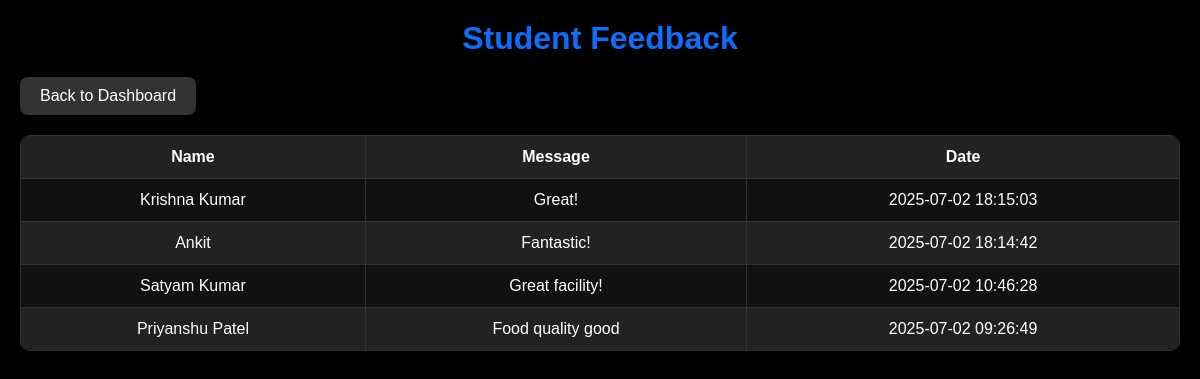
Screenshot of /view_feedback.php (signed in) with the database file from the repository.
### tables this page shows
CREATE TABLE `feedback` (
  `id` int(11) NOT NULL,
  `name` varchar(100) DEFAULT NULL,
  `message` text DEFAULT NULL,
  `date` timestamp NOT NULL DEFAULT current_timestamp()
);

### view_feedback.php (the view, shortened to what this page needs)
<?php
require_once "db.php";
$stmt = $conn->query("SELECT * FROM feedback ORDER BY date DESC");
$rows = $stmt->fetchAll(PDO::FETCH_ASSOC);
?>
<!DOCTYPE html>
<html lang="en">
<head>
</head>
<body>
  <h1>Student Feedback</h1>
  <a href="dashboard.php" class="btn">Back to Dashboard</a>
  <table>
    <thead>
      <tr>
        <th>Name</th>
        <th>Message</th>
        <th>Date</th>
      </tr>
    </thead>
    <tbody>
      <?php foreach ($rows as $row) { ?>
        <tr>
          <td data-label="Name"><?= htmlspecialchars($row["name"]) ?></td>
          <td data-label="Message"><?= htmlspecialchars($row["message"]) ?></td>
          <td data-label="Date"><?= $row["date"] ?></td>
        </tr>
      <?php } ?>
    </tbody>
  </table>
</body>
</html>

### view_feedback.php (style rules this page uses)
* { margin: 0; padding: 0; box-sizing: border-box; }
body { font-family: Arial, sans-serif; background-color: #000; color: #fff; padding: 20px; }
h1 { text-align: center; margin-bottom: 20px; color: #0d6efd; }
.btn { display: inline-block; padding: 10px 20px; background: #333; color: #fff; text-decoration: none; border-radius: 8px; margin-bottom: 20px; transition: background 0.3s ease; }
table { width: 100%; border-collapse: collapse; background-color: #111; border-radius: 10px; overflow: hidden; }
th, td { padding: 12px 15px; border: 1px solid #333; text-align: center; }
th { background-color: #222; color: #fff; }
tr:nth-child(even) { background-color: #222; }

### rows the page displays
feedback: name "Krishna Kumar", message "Great!", date "2025-07-02 18:15:03"
feedback: name "Ankit", message "Fantastic!", date "2025-07-02 18:14:42"
feedback: name "Satyam Kumar", message "Great facility!", date "2025-07-02 10:46:28"
feedback: name "Priyanshu Patel", message "Food quality good", date "2025-07-02 09:26:49"
